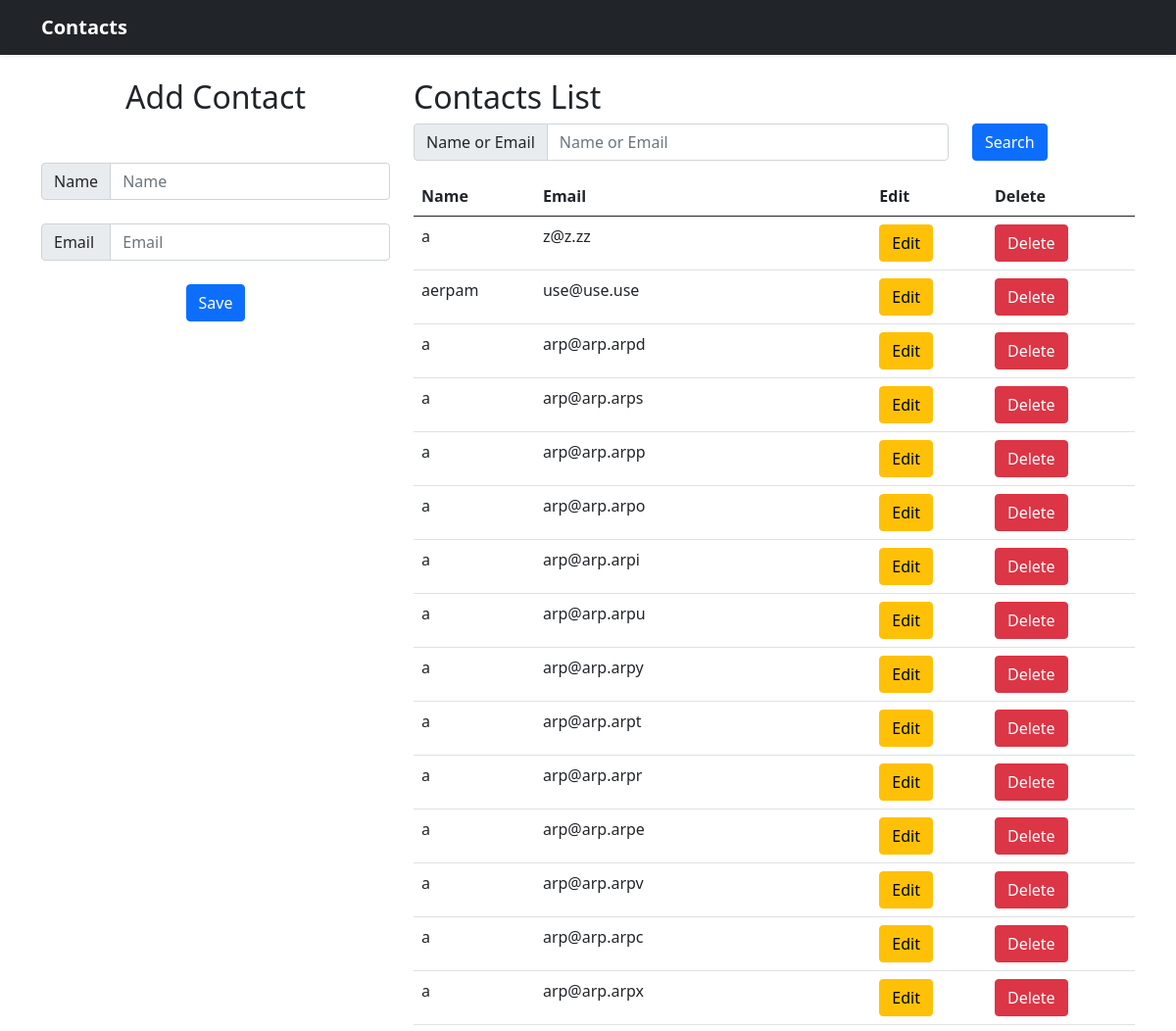
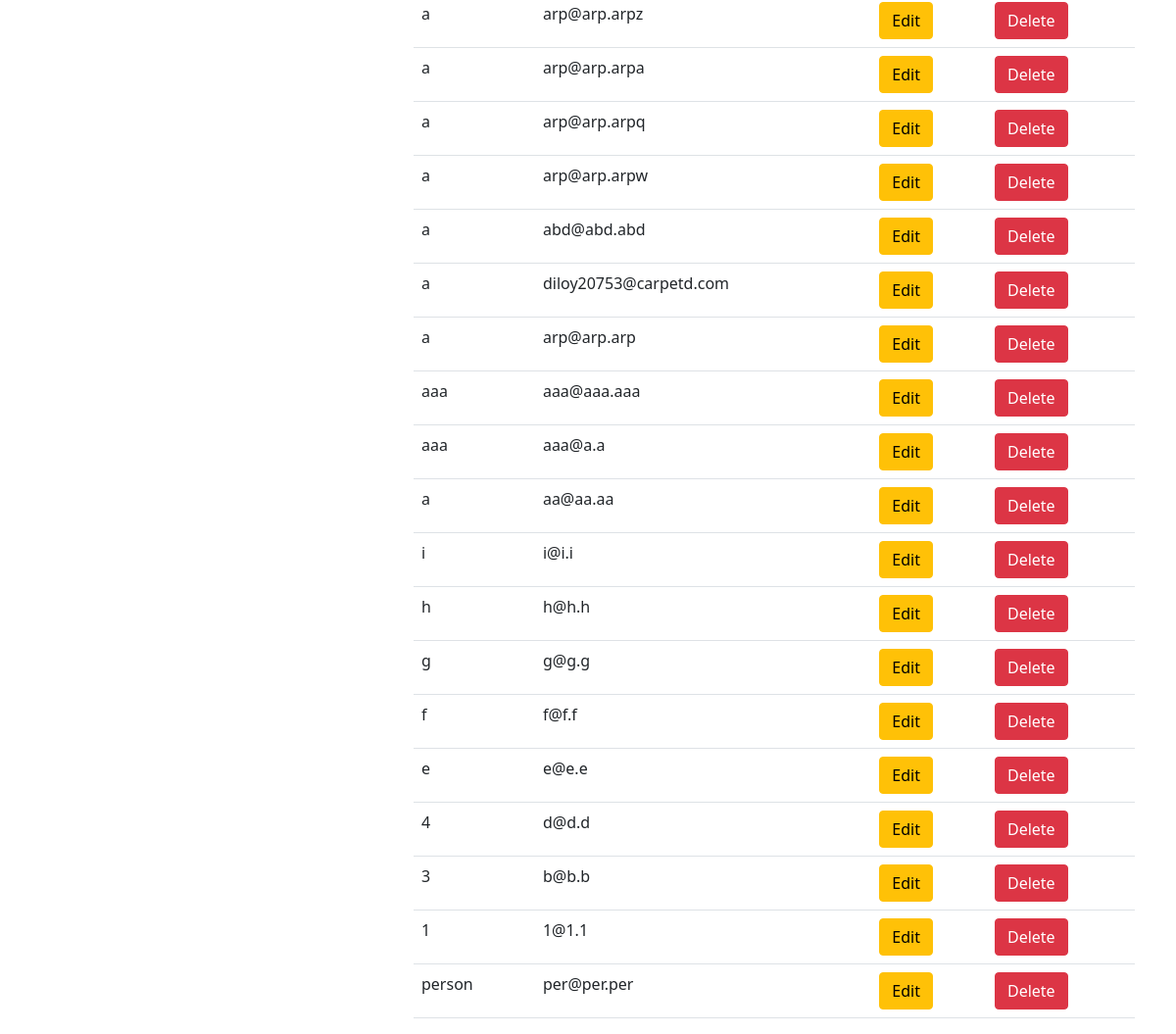
The app's page / (signed in) with its own data (2 pictures, top to bottom).
### home/models.py (models this page shows)
class Contact(models.Model):
    name = models.TextField()
    email = models.TextField()
    created = models.DateTimeField(auto_now_add=True)

### home/views.py (the view)
# urls.py: path('', views.index, name="index"),
def index(request):
    if request.user.is_authenticated:
        contacts = Contact.objects.all()
        return render(request, 'index.html', {'contacts':contacts})
    else:
        messages.info(request, "Please login first!")
        return redirect("login")

### templates/index.html (shortened to what this page needs)
{% load static %}
<!DOCTYPE html>
<html lang="en">
<head>
    <link href="{% static 'assets/css/bootstrap.css' %}" rel="stylesheet">
</head>
<body>
    <header>
        <div class="navbar navbar-dark bg-dark shadow-sm">
            <div class="container">
                <a href="/" class="navbar-brand d-flex align-items-center">
                    <strong>Contacts</strong>
                </a>
            </div>
        </div>
    </header><br>
    <div class="container">
        <div class="row">
            <div class="col-lg-4 col-md-4 col-sm-12" style="text-align: center;">
                <h2>Add Contact</h2><br>
                <div class="input-group flex-nowrap">
                    <span class="input-group-text" id="addon-wrapping">Name</span>
                    <input type="text" class="form-control" placeholder="Name" id="name" aria-label="Username" aria-describedby="addon-wrapping">
                </div><br>
                <div class="input-group flex-nowrap">
                    <span class="input-group-text" id="addon-wrapping">Email&nbsp;</span>
                    <input type="email" class="form-control" placeholder="Email" id="email" aria-label="Username" aria-describedby="addon-wrapping">
                </div>
                <br>
                <input type="submit" class="btn btn-primary" value="Save" id="save_contact">
            </div>
            <div class="col-lg-8 col-md-8 col-sm-12">
                <h2>Contacts List</h2>
                <form method="POST" action="/search-1/">{% csrf_token %}
                    <div class="row">
                        <div class="col-9">
                            <div class="input-group flex-nowrap">
                                <span class="input-group-text" id="addon-wrapping">Name or Email</span>
                                <input type="text" class="form-control" name="name" placeholder="Name or Email" aria-label="Username" aria-describedby="addon-wrapping">
                            </div>
                        </div>
                        <div class="col-3">
                            <button type="submit" class="btn btn-primary">Search</button>
                        </div>
                    </div>
                </form>
                <table class="table">
                    <thead>
                        <tr>
                            <th scope="col">Name</th>
                            <th scope="col">Email</th>
                            <th scope="col">Edit</th>
                            <th scope="col">Delete</th>
                        </tr>
                    </thead>
                    <tbody id="table">
                        {% for contact in contacts reversed %}
                        <tr id="tr-{{contact.id}}">
                            <td>{{contact.name}}</td>
                            <td>{{contact.email}}</td>
                            <td>
                                <button type="button" class="btn btn-warning" onclick="edit_contact(event, '{{contact.id}}')">Edit</button>
                            </td>
                            <td>
                                <button type="button" class="btn btn-danger" onclick="delete_contact(event, '{{contact.id}}')">Delete</button>
                            </td>
                        </tr>
                        {% endfor %}
                    </tbody>
                </table>
            </div>
        </div>
    </div>
</body>
</html>

### records on screen
Contact: name "a", email "z@z.zz"
Contact: name "aerpam", email "use@use.use"
Contact: name "a", email "arp@arp.arpd"
Contact: name "a", email "arp@arp.arps"
Contact: name "a", email "arp@arp.arpp"
Contact: name "a", email "arp@arp.arpo"
Contact: name "a", email "arp@arp.arpi"
Contact: name "a", email "arp@arp.arpu"
Contact: name "a", email "arp@arp.arpy"
Contact: name "a", email "arp@arp.arpt"
Contact: name "a", email "arp@arp.arpr"
Contact: name "a", email "arp@arp.arpe"
Contact: name "a", email "arp@arp.arpv"
Contact: name "a", email "arp@arp.arpc"
Contact: name "a", email "arp@arp.arpx"
Contact: name "a", email "arp@arp.arpz"
Contact: name "a", email "arp@arp.arpa"
Contact: name "a", email "arp@arp.arpq"
Contact: name "a", email "arp@arp.arpw"
Contact: name "a", email "abd@abd.abd"
Contact: name "a", email "diloy20753@carpetd.com"
Contact: name "a", email "arp@arp.arp"
Contact: name "aaa", email "aaa@aaa.aaa"
Contact: name "aaa", email "aaa@a.a"
Contact: name "a", email "aa@aa.aa"
Contact: name "i", email "i@i.i"
Contact: name "h", email "h@h.h"
Contact: name "g", email "g@g.g"
Contact: name "f", email "f@f.f"
Contact: name "e", email "e@e.e"
Contact: name "4", email "d@d.d"
Contact: name "3", email "b@b.b"
Contact: name "1", email "1@1.1"
Contact: name "person", email "per@per.per"
